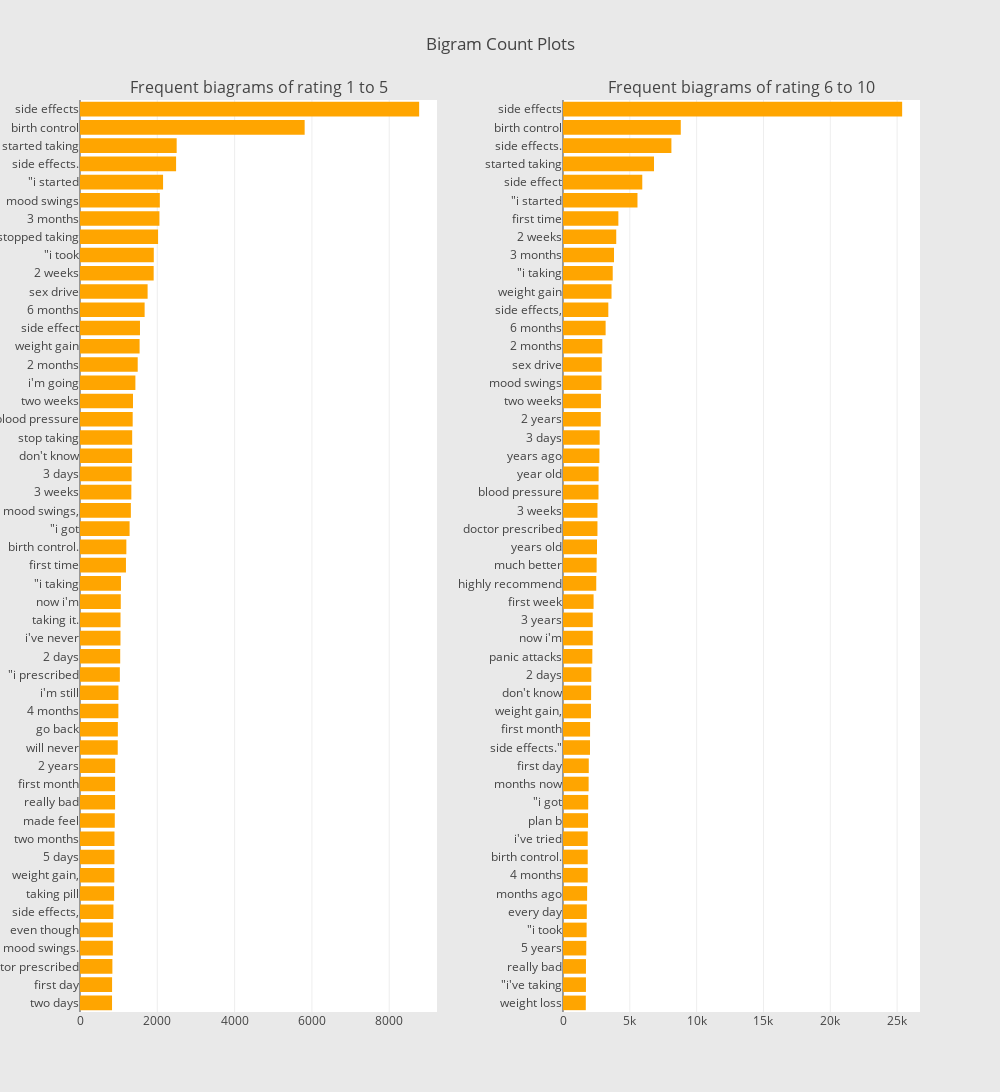

Notebook code for this chart:
### Markdown cell above
When you use 1-gram, you can see that the top 5 words have the same contents, although the order of left (negative) and right (positive) are different. This means when we analyze the text with a single corpus, it does not classify the emotion well. So, we will expand the corpus.

### Code cell
freq_dict = defaultdict(int)
for sent in df_all_1_5["review"]:
    for word in generate_ngrams(sent,2):
        freq_dict[word] += 1
fd_sorted = pd.DataFrame(sorted(freq_dict.items(), key=lambda x: x[1])[::-1])
fd_sorted.columns = ["word", "wordcount"]
trace1 = horizontal_bar_chart(fd_sorted.head(50), 'orange')

freq_dict = defaultdict(int)
for sent in df_all_6_10["review"]:
    for word in generate_ngrams(sent,2):
        freq_dict[word] += 1
fd_sorted = pd.DataFrame(sorted(freq_dict.items(), key=lambda x: x[1])[::-1])
fd_sorted.columns = ["word", "wordcount"]
trace2 = horizontal_bar_chart(fd_sorted.head(50), 'orange')

# Creating two subplots
fig = tools.make_subplots(rows=1, cols=2, vertical_spacing=0.04,horizontal_spacing=0.15,
                          subplot_titles=["Frequent biagrams of rating 1 to 5", 
                                          "Frequent biagrams of rating 6 to 10"])
fig.append_trace(trace1, 1, 1)
fig.append_trace(trace2, 1, 2)
fig['layout'].update(height=1200, width=1000, paper_bgcolor='rgb(233,233,233)', title="Bigram Count Plots")
py.iplot(fig, filename='word-plots')

### Figure 1 — Plotly figure (JSON) as saved in the notebook; plotly's stock layout.template omitted (floating-point values rounded to 4 significant figures)
{"data": [{"marker": {"color": "orange"}, "orientation": "h", "showlegend": false, "x": [829, 830, 838, 849, 850, 865, 883, 888, 891, 892, 900, 908, 908, 910, 976, 979, 993, 995, 1031, 1040, 1047, 1048, 1055, 1060, 1189, 1199, 1283, 1316, 1328, 1336, 1348, 1350, 1363, 1371, 1433, 1493, 1542, 1552, 1672, 1749, 1906, 1909, 2020, 2055, 2065, 2149, 2486, 2501, 5812, 8774], "y": ["two days", "first day", "doctor prescribed", "mood swings.", "even though", "side effects,", "taking pill", "weight gain,", "5 days", "two months", "made feel", "really bad", "first month", "2 years", "will never", "go back", "4 months", "i&#039;m still", "\"i prescribed", "2 days", "i&#039;ve never", "taking it.", "now i&#039;m", "\"i taking", "first time", "birth control.", "\"i got", "mood swings,", "3 weeks", "3 days", "don&#039;t know", "stop taking", "blood pressure", "two weeks", "i&#039;m going", "2 months", "weight gain", "side effect", "6 months", "sex drive", "2 weeks", "\"i took", "stopped taking", "3 months", "mood swings", "\"i started", "side effects.", "started taking", "birth control", "side effects"], "type": "bar", "uid": "ee4ab4fc-ad75-11eb-af20-9b1410c69f8c", "xaxis": "x", "yaxis": "y"}, {"marker": {"color": "orange"}, "orientation": "h", "showlegend": false, "x": [1707, 1717, 1718, 1741, 1768, 1781, 1805, 1849, 1850, 1850, 1875, 1886, 1918, 1929, 2022, 2026, 2091, 2103, 2121, 2194, 2224, 2225, 2289, 2488, 2517, 2544, 2578, 2579, 2656, 2665, 2725, 2744, 2824, 2836, 2880, 2897, 2942, 3189, 3391, 3631, 3720, 3817, 3984, 4142, 5573, 5932, 6810, 8111, 8813, 25377], "y": ["weight loss", "\"i&#039;ve taking", "really bad", "5 years", "\"i took", "every day", "months ago", "4 months", "birth control.", "i&#039;ve tried", "plan b", "\"i got", "months now", "first day", "side effects.\"", "first month", "weight gain,", "don&#039;t know", "2 days", "panic attacks", "now i&#039;m", "3 years", "first week", "highly recommend", "much better", "years old", "doctor prescribed", "3 weeks", "blood pressure", "year old", "years ago", "3 days", "2 years", "two weeks", "mood swings", "sex drive", "2 months", "6 months", "side effects,", "weight gain", "\"i taking", "3 months", "2 weeks", "first time", "\"i started", "side effect", "started taking", "side effects.", "birth control", "side effects"], "type": "bar", "uid": "ee4b3b84-ad75-11eb-af20-9b1410c69f8c", "xaxis": "x2", "yaxis": "y2"}], "layout": {"annotations": [{"font": {"size": 16}, "showarrow": false, "text": "Frequent biagrams of rating 1 to 5", "x": 0.2125, "xanchor": "center", "xref": "paper", "y": 1, "yanchor": "bottom", "yref": "paper"}, {"font": {"size": 16}, "showarrow": false, "text": "Frequent biagrams of rating 6 to 10", "x": 0.7875, "xanchor": "center", "xref": "paper", "y": 1, "yanchor": "bottom", "yref": "paper"}], "xaxis": {"anchor": "y", "domain": [0, 0.425], "type": "linear", "range": [0, 9236.0], "autorange": true}, "yaxis": {"anchor": "x", "domain": [0, 1], "type": "category", "range": [-0.5, 49.5], "autorange": true}, "xaxis2": {"anchor": "y2", "domain": [0.575, 1], "type": "linear", "range": [0, 26710.0], "autorange": true}, "yaxis2": {"anchor": "x2", "domain": [0, 1], "type": "category", "range": [-0.5, 49.5], "autorange": true}, "height": 1200, "width": 1000, "paper_bgcolor": "rgb(233,233,233)", "title": {"text": "Bigram Count Plots"}}}
